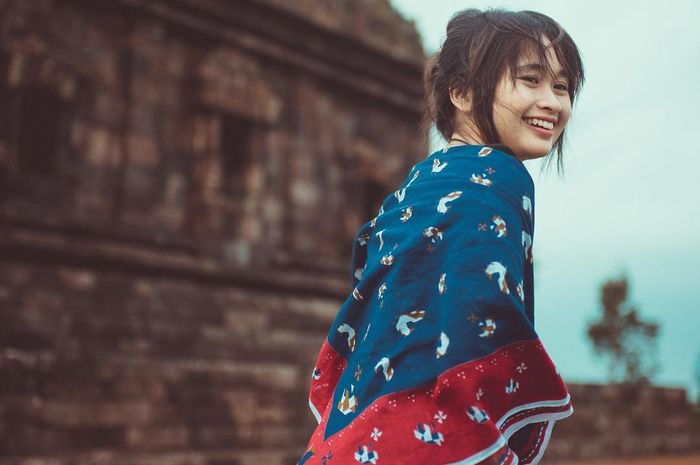
#> input picture image/grite_2.jpg, 700 x 465 px, given in place of the camera
$ python 'Capture Video from Camer + Houghlines.py'
#> lines starting #> are read from the running program, lines starting #| are printed output that depends on the picture
# Capture Video from Camera + hough_lines

import numpy as np
import cv2

cap = cv2.VideoCapture(0)

while(True):
    ret, frame = cap.read()
#> frame is the input picture: shape (465, 700, 3); mean B, G, R 95.6, 93.8, 100.7

    gray = cv2.cvtColor(frame, cv2.COLOR_BGR2GRAY)
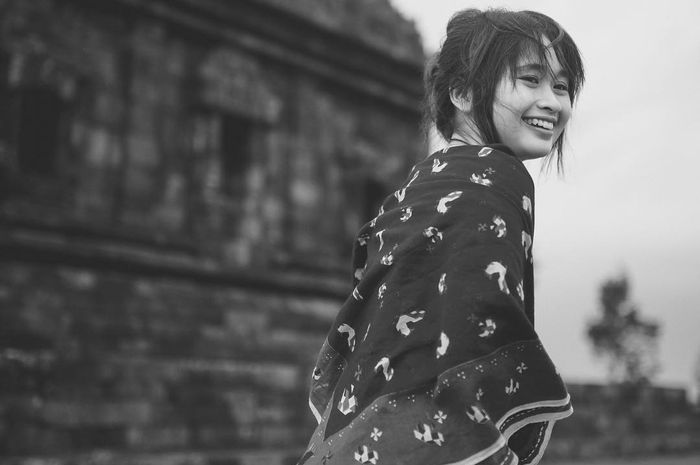
#> gray: shape (465, 700); min 16, max 250, mean 96

    edges = cv2.Canny(gray,50,120)
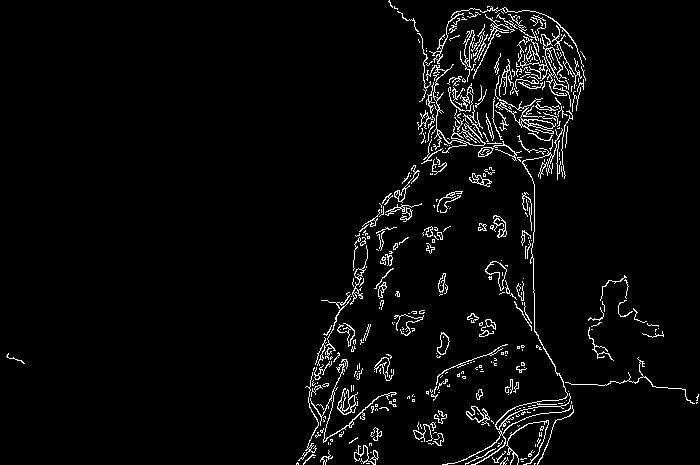
#> edges: shape (465, 700); 3.8% white in thin lines or dots
    minLineLength = 50
    maxLineGap = 40
    lines = cv2.HoughLinesP(edges,1,np.pi/180,20,minLineLength,maxLineGap)
#> lines = None

    #for x1,y1,x2,y2 in lines[0]:
        #cv2.line(frame,(x1,y1),(x2,y2),(0,255,0),2)

    cv2.imshow("edges",edges)
    #cv2.imshow("lines",lines)

    cv2.imshow('frame',gray)
    cv2.imwrite('opencv.jpg',gray)
    cv2.imwrite('canny_camera.jpg',edges)
    if cv2.waitKey(1) & 0xFF == ord('q'):
#> (key q is pressed here)
        break


cap.release()
cv2.destroyAllWindows()

$ run again, on image/lala.JPG
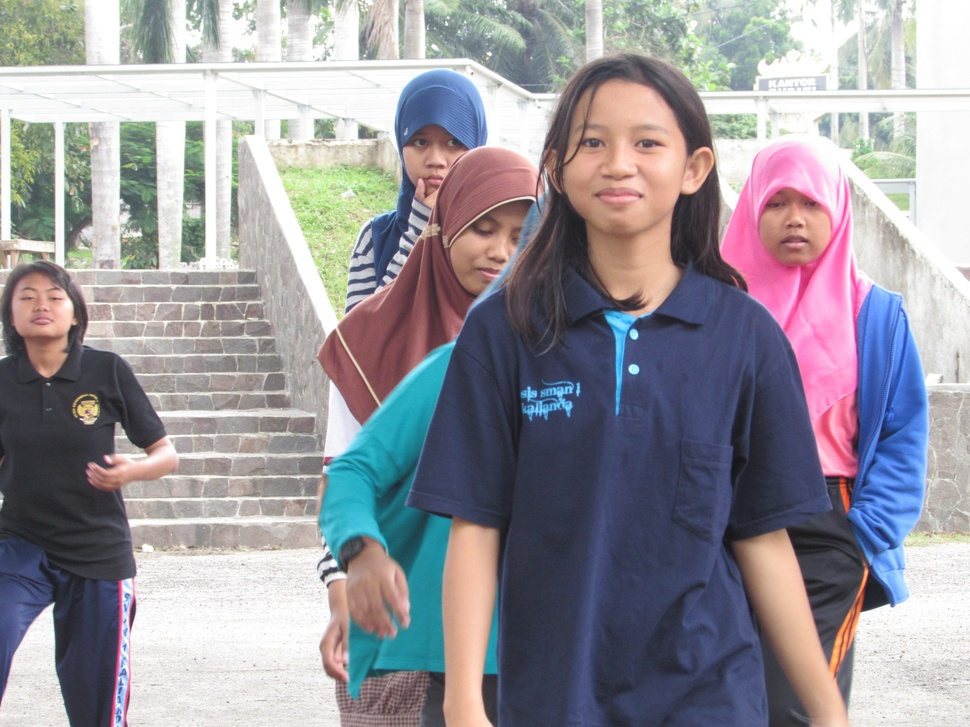
#> input picture image/lala.JPG, 970 x 727 px, shrunk from 4000 x 3000 before the run, given in place of the camera
#> frame is the input picture: shape (727, 970, 3); mean B, G, R 155.3, 148.6, 151.4
#> `gray = cv2.cvtColor(frame, cv2.COLOR_BGR2GRAY)`:
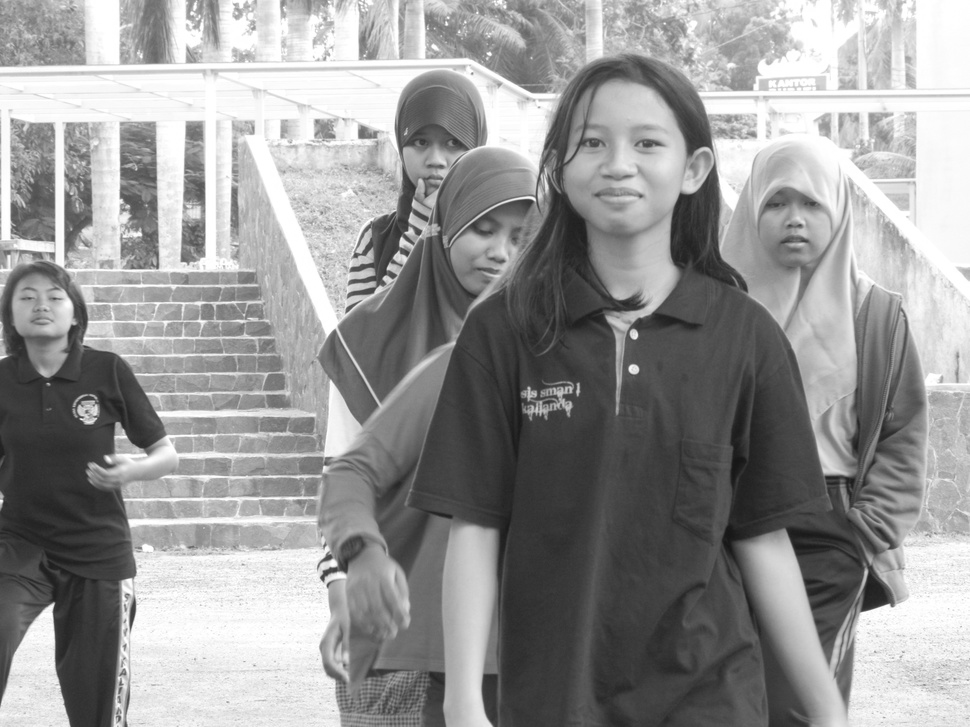
#> gray: shape (727, 970); min 21, max 255, mean 150.2
#> `edges = cv2.Canny(gray,50,120)`:
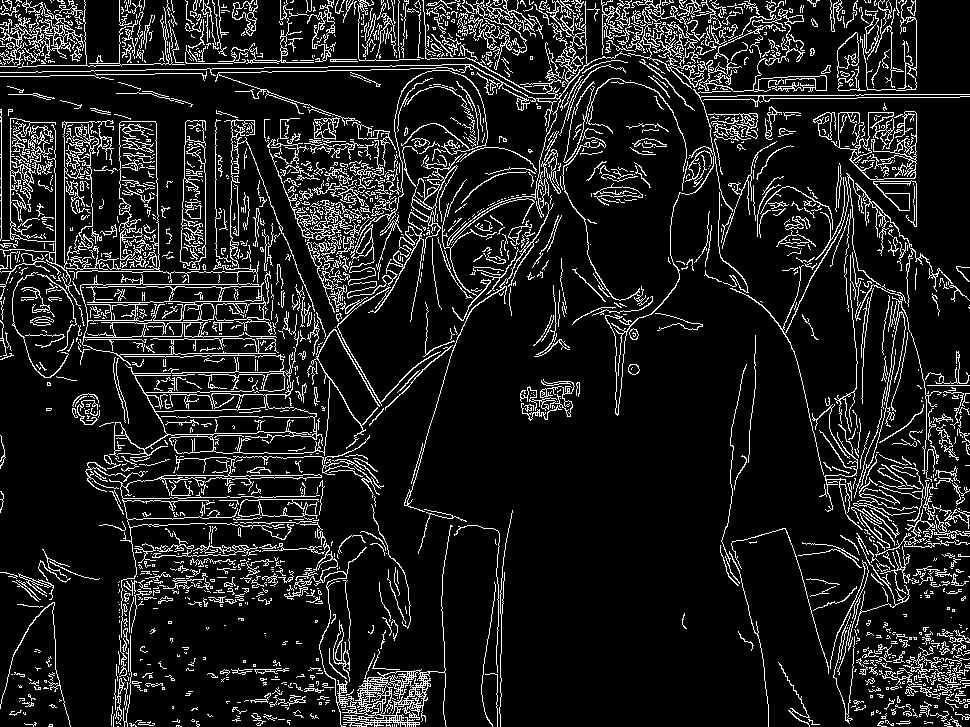
#> edges: shape (727, 970); 11.8% white in thin lines or dots
#> lines = [[102, 70, 145, 70], [37, 65, 77, 65], [146, 69, 192, 69], [0, 76, 49, 76], [1, 238, 1, 188], [268, 67, 310, 67], [64, 216, 64, 175]]
